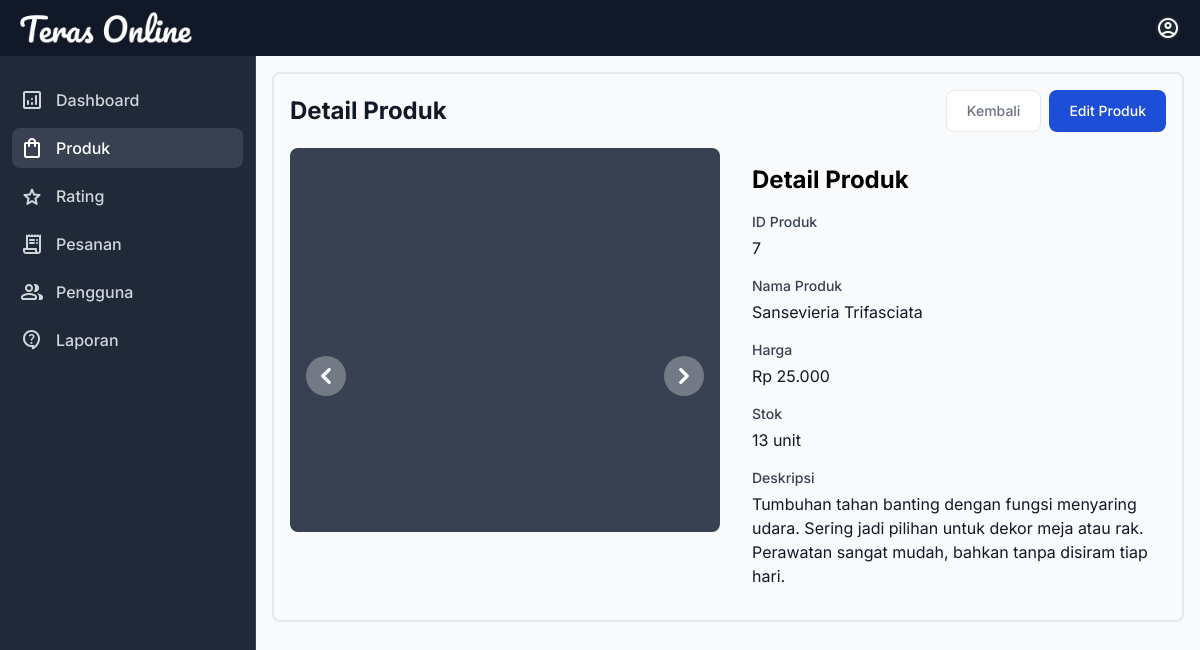
Before: /admin/view_product.php?id=7 (signed in) with the older database file.
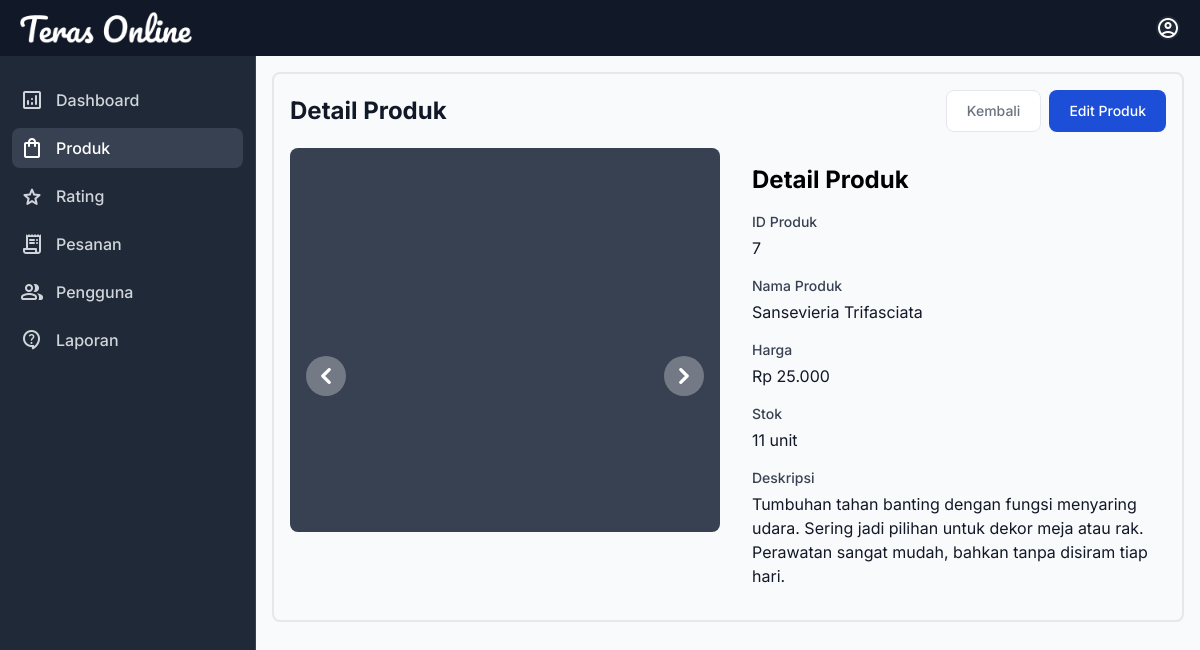
After: the same page with the newer database file.
### tables this page shows
CREATE TABLE `product_images` (
  `image_id` int NOT NULL,
  `product_id` int NOT NULL,
  `image_url` varchar(255) NOT NULL,
  `is_primary` tinyint(1) DEFAULT '0',
  `created_at` timestamp NULL DEFAULT CURRENT_TIMESTAMP
);

CREATE TABLE `products` (
  `product_id` int NOT NULL,
  `name` varchar(255) NOT NULL,
  `description` text,
  `price` decimal(10,2) NOT NULL,
  `stock` int NOT NULL DEFAULT '0',
  `created_at` timestamp NULL DEFAULT CURRENT_TIMESTAMP,
  `updated_at` timestamp NULL DEFAULT CURRENT_TIMESTAMP ON UPDATE CURRENT_TIMESTAMP
);

### admin/view_product.php (the view, shortened to what this page needs)
<?php
include '../koneksi.php';
$product_id = $_GET['id'];
$sql = "SELECT p.*, pi.image_url
        FROM products p
        LEFT JOIN product_images pi ON p.product_id = pi.product_id AND pi.is_primary = 1
        WHERE p.product_id = ?";
$stmt = mysqli_prepare($conn, $sql);
mysqli_stmt_bind_param($stmt, "i", $product_id);
mysqli_stmt_execute($stmt);
$result = mysqli_stmt_get_result($stmt);
$row = mysqli_fetch_assoc($result);
include 'inc_header.php';
?>
<body class="bg-gray-50" style="font-family: 'Inter', sans-serif">
    <?php include 'inc_navbar.php'; ?>
    <?php include 'inc_sidebar.php'; ?>
    <div class="p-4 sm:ml-64">
        <div class="p-4 border-2 border-gray-200 rounded-lg mt-14">
            <div class="flex justify-between items-center mb-4">
                <h2 class="text-2xl font-bold text-gray-900">Detail Produk</h2>
                <div class="flex gap-2">
                    <a href="products.php" class="text-gray-500 bg-white hover:bg-gray-100 focus:ring-4 focus:outline-none focus:ring-blue-300 rounded-lg border border-gray-200 text-sm font-medium px-5 py-2.5 hover:text-gray-900 focus:z-10">
                        Kembali
                    </a>
                    <button type="button" data-modal-target="editProductModal" data-modal-toggle="editProductModal" class="text-white bg-blue-700 hover:bg-blue-800 focus:ring-4 focus:ring-blue-300 font-medium rounded-lg text-sm px-5 py-2.5">
                        Edit Produk
                    </button>
                </div>
            </div>
            <div class="grid grid-cols-1 md:grid-cols-2 gap-4">
                <div id="default-carousel" class="relative w-full" data-carousel="slide">
                    <div class="relative h-96 overflow-hidden rounded-lg bg-gray-700">
                    </div>
                    <button type="button" class="absolute top-0 start-0 z-30 flex items-center justify-center h-full px-4 cursor-pointer group focus:outline-none" data-carousel-prev>
                        <span class="inline-flex items-center justify-center w-10 h-10 rounded-full bg-white/30 group-hover:bg-white/50 group-focus:ring-4 group-focus:ring-white group-focus:outline-none">
                            <svg class="w-4 h-4 text-white rtl:rotate-180" aria-hidden="true" xmlns="http://www.w3.org/2000/svg" fill="none" viewBox="0 0 6 10">
                                <path stroke="currentColor" stroke-linecap="round" stroke-linejoin="round" stroke-width="2" d="M5 1 1 5l4 4" />
                            </svg>
                        </span>
                    </button>
                    <button type="button" class="absolute top-0 end-0 z-30 flex items-center justify-center h-full px-4 cursor-pointer group focus:outline-none" data-carousel-next>
                        <span class="inline-flex items-center justify-center w-10 h-10 rounded-full bg-white/30 group-hover:bg-white/50 group-focus:ring-4 group-focus:ring-white group-focus:outline-none">
                            <svg class="w-4 h-4 text-white rtl:rotate-180" aria-hidden="true" xmlns="http://www.w3.org/2000/svg" fill="none" viewBox="0 0 6 10">
                                <path stroke="currentColor" stroke-linecap="round" stroke-linejoin="round" stroke-width="2" d="m1 9 4-4-4-4" />
                            </svg>
                        </span>
                    </button>
                </div>
                <div class="p-4">
                    <h2 class="text-2xl font-bold mb-4">Detail Produk</h2>
                    <div class="space-y-4">
                        <div>
                            <label class="block text-sm font-medium text-gray-700">ID Produk</label>
                            <p class="mt-1 text-gray-900"><?php echo $row['product_id']; ?></p>
                        </div>
                        <div>
                            <label class="block text-sm font-medium text-gray-700">Nama Produk</label>
                            <p class="mt-1 text-gray-900"><?php echo $row['name']; ?></p>
                        </div>
                        <div>
                            <label class="block text-sm font-medium text-gray-700">Harga</label>
                            <p class="mt-1 text-gray-900">Rp <?php echo number_format($row['price'], 0, ',', '.'); ?></p>
                        </div>
                        <div>
                            <label class="block text-sm font-medium text-gray-700">Stok</label>
                            <p class="mt-1 text-gray-900"><?php echo $row['stock']; ?> unit</p>
                        </div>
                        <div>
                            <label class="block text-sm font-medium text-gray-700">Deskripsi</label>
                            <p class="mt-1 text-gray-900"><?php echo $row['description']; ?></p>
                        </div>
                    </div>
                </div>
            </div>
        </div>
    </div>
</body>
</html>

Changed rows visible on the page:
changed through a linked row, product_images "Sansevieria Trifasciata": product.stock "13" → "11"
